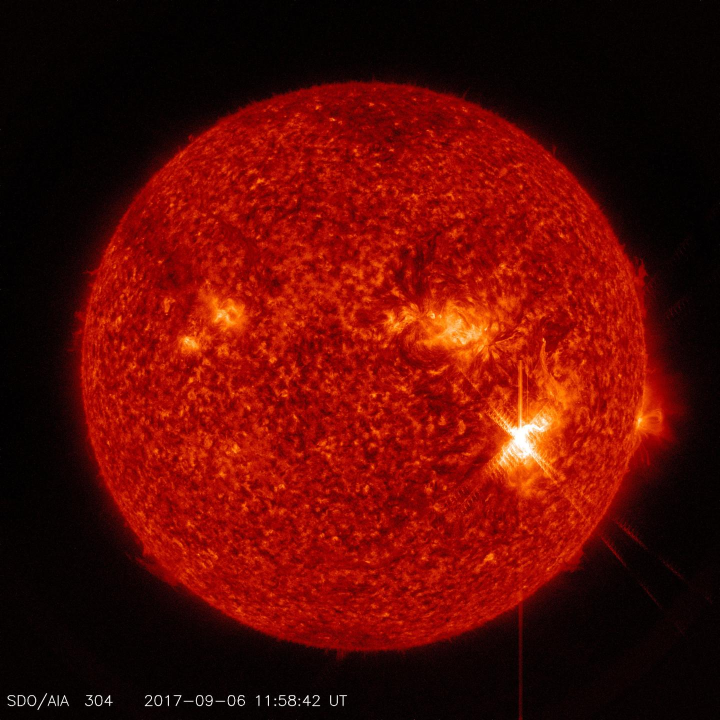
#> input picture Goruntu Isleme/Examples/resimler/parlak.jpg, 1440 x 1440 px (shown at 1/2 size)
$ python ornek4.py
#> lines starting #> are read from the running program, lines starting #| are printed output that depends on the picture; after the words box and inside, x2 and y2 are one past the last pixel; in counts of white or black regions, pixels touching at a corner belong together
#-*-coding: utf-8-*-
###En Parlak Nokta Tespiti###

import numpy as np
import cv2

img=cv2.imread("resimler/parlak.jpg")
#> img is the input picture: shape (1440, 1440, 3); mean B, G, R 4.3, 10.7, 91.1
img=cv2.resize(img,(600,600))
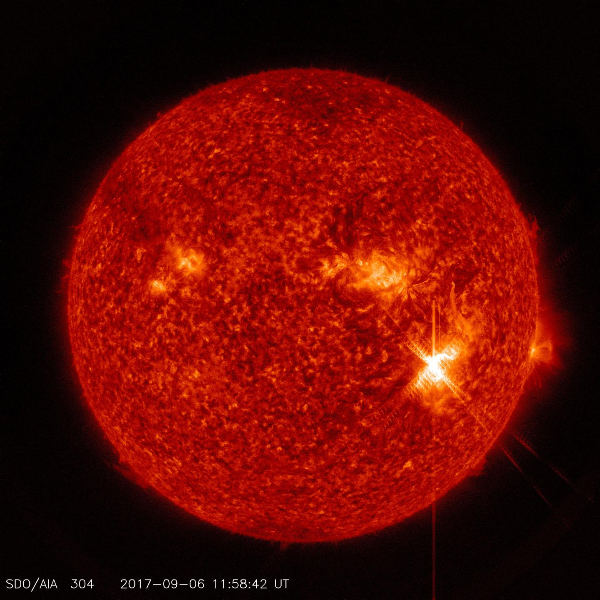
#> img: shape (600, 600, 3); mean B, G, R 4.2, 10.6, 91
original=img.copy()
gray=cv2.cvtColor(img,cv2.COLOR_BGR2GRAY)
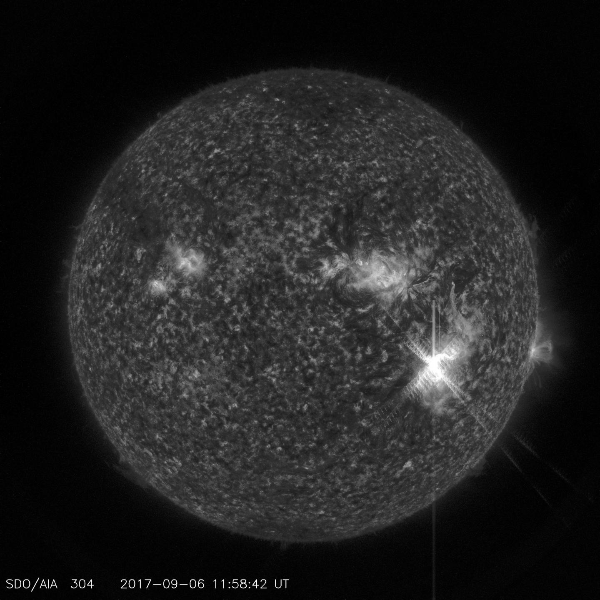
#> gray: shape (600, 600); min 0, max 255, mean 33.9

minval,maxval,minloc,maxloc=cv2.minMaxLoc(gray)
#> minval = 0; maxval = 255; minloc = (117, 0); maxloc = (434, 360)
cv2.circle(img,maxloc,10,(255,0,0),2)
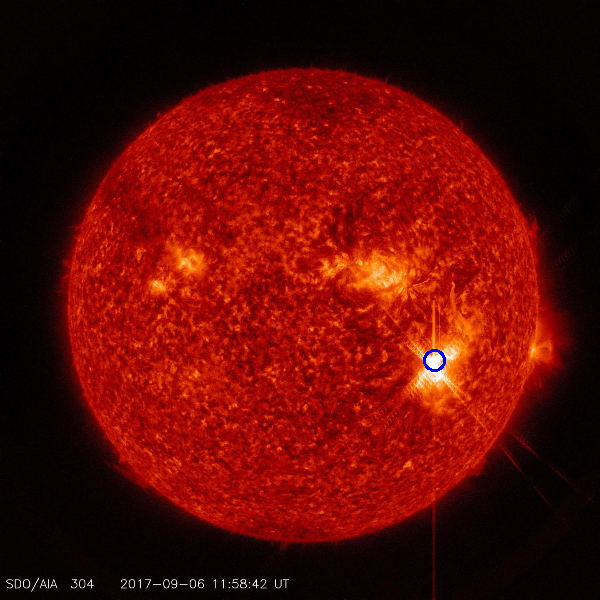
#> img: shape (600, 600, 3); 0.05% of pixels changed, all inside (x1, y1, x2, y2) = (423, 349, 446, 372)
cv2.imshow("img1",img)

gray=cv2.GaussianBlur(gray,(21,21),0)
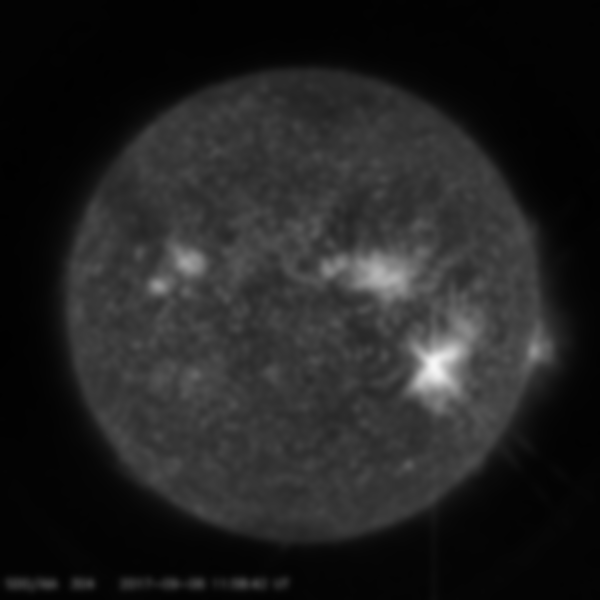
#> gray: shape (600, 600); min 1, max 246, mean 33.9
minval,maxval,minloc,maxloc=cv2.minMaxLoc(gray)
#> minval = 1; maxval = 246; minloc = (173, 0); maxloc = (434, 362)
img=original.copy()
cv2.circle(img,maxloc,21,(255,0,0),2)
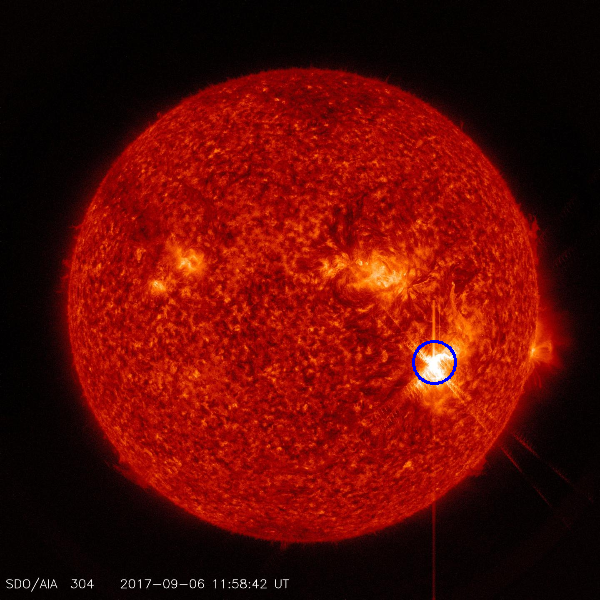
#> img: shape (600, 600, 3); 0.11% of pixels changed, all inside (x1, y1, x2, y2) = (412, 340, 457, 385)


cv2.imshow("img2",img)
cv2.waitKey(0)
